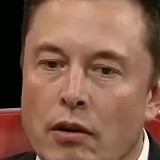
#> input picture FotosElonMusk/imagen_0.jpg, 160 x 160 px, given in place of ElonMusk.mp4, which was not available
$ python capaEntrada.py
#> lines starting #> are read from the running program, lines starting #| are printed output that depends on the picture; after the words box and inside, x2 and y2 are one past the last pixel; in counts of white or black regions, pixels touching at a corner belong together; pictures that were not available may be replaced by others from this repository, and a replacement may not be noted
import cv2 as cv
import numpy as np
import os  #--> esta libreria sirve para guardar archivos de tipo python


modelo = 'FotosElonMusk'
ruta1 = 'D:/Proyectos python/Proyecto reconocimiento facial'
rutaCompleta = ruta1 + '/' + modelo
if not os.path.exists(rutaCompleta):
    os.makedirs(rutaCompleta)


camara = cv.VideoCapture('ElonMusk.mp4') #es para abrir la camara
ruidos = cv.CascadeClassifier('D:\Proyectos python\Entrenamiento de ruidos opencv\opencv-4.x\data\haarcascades\haarcascade_frontalface_default.xml')
id = 0
while True:
    respuesta,captura = camara.read()
#> captura is the input picture: shape (160, 160, 3); mean B, G, R 77.4, 95.8, 134.9
    if respuesta == False:break
    grises = cv.cvtColor(captura,cv.COLOR_BGR2GRAY)
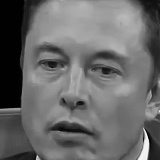
#> grises: shape (160, 160); min 0, max 253, mean 105.4
    idcaptura = captura.copy()
    cara = ruidos.detectMultiScale(grises,1.2,5)
#> cara = [[8, 10, 138, 138]]


    for (x,y,e1,e2) in cara:
        cv.rectangle(captura,(x,y),(x+e1,y+e2),(0, 0, 255),2)
        rostroCap = idcaptura[y:y+e1, x:x+e2]
        rostroCap = cv.resize(rostroCap,(160,160),interpolation = cv.INTER_CUBIC)
        cv.imwrite(rutaCompleta+'/imagen_{}.jpg'.format(id),rostroCap)
        id= id+1
#> this loop made 1 pass
#> (x, y, e1, e2, id) on pass 1: (8, 10, 138, 138, 1)
#> pass 1, `rostroCap = idcaptura[y:y+e1, x:x+e2]`:
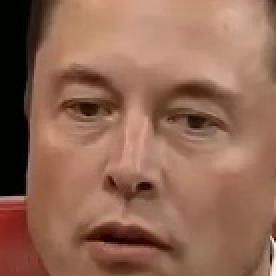
#> rostroCap: shape (138, 138, 3) (shown 2 times larger); mean B, G, R 83.9, 103.5, 145.1
#> after the loop:
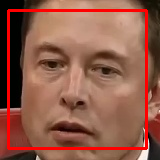
#> captura: shape (160, 160, 3); 6.45% of pixels changed, all inside (x1, y1, x2, y2) = (7, 9, 148, 150)
#> after the loop, id = 1


    cv.imshow("Resultados", captura)

    if id == 351 :
        break
camara.release()
cv.destroyAllWindows()

$ run again, on FotosElonMusk/imagen_105.jpg
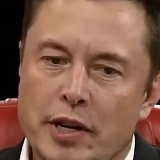
#> input picture FotosElonMusk/imagen_105.jpg, 160 x 160 px, given in place of ElonMusk.mp4, which was not available
#> captura is the input picture: shape (160, 160, 3); mean B, G, R 76.4, 94.7, 134
#> `grises = cv.cvtColor(captura,cv.COLOR_BGR2GRAY)`:
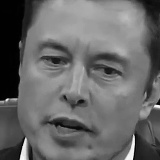
#> grises: shape (160, 160); min 0, max 254, mean 104.4
#> cara = [[10, 11, 137, 137]]
#> the loop `for (x,y,e1,e2) in cara:` made 1 pass
#> (x, y, e1, e2, id) on pass 1: (10, 11, 137, 137, 1)
#> after the loop `for (x,y,e1,e2) in cara:`:
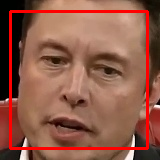
#> captura: shape (160, 160, 3); 6.41% of pixels changed, all inside (x1, y1, x2, y2) = (9, 10, 149, 150)
#> after the loop `for (x,y,e1,e2) in cara:`: id = 1
